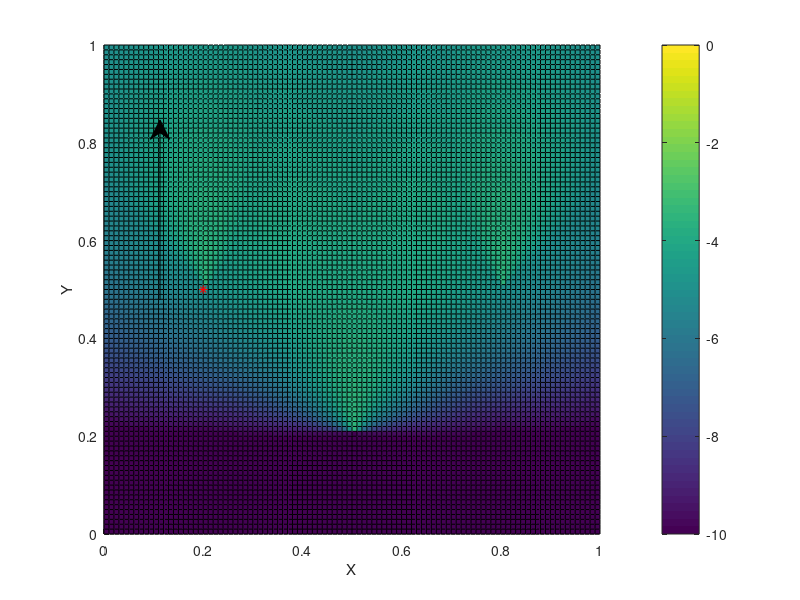

This figure's MATLAB source: (Note: this script raises an error after producing the figure.)
%%--------------------------------------------------------------------------
% short script to simulate sound pressure level trend 
% for given amount of microphones in a room 
% sources are simulated for each x,y and z coordinate in the room 
% Test
%--------------------------------------------------------------------------

clear all;
clc;


%% define number of sources and mic positions
% mic position between 0..1 for x,y and z coordinates 
% all vectors musst be the same size
mic_x = [.2, .5, .8];
mic_y = [.5, .2, .5];
mic_z = [.5, .5, .5];
% mic_direction is seen like this
% - ----> 0°C <---- +
mic_direction = [45, 0, -45];


roomscale = 1;
gridscale = 0.01;
Z_cs = 1 * 100;

arrow_x = [.2 .2; .45 .45; .8 .8];
arrow_y = [.5 .8; .2 .5; .5 .8];


%% meshgrid to simulate source positions
%  radius will be referenced to the mid radius of the room r(0.5,0.5,0.5)
%  SPL is simulated for each microphone seperatley 
[X,Y,Z] = meshgrid(0:gridscale:1 * roomscale);
SPL = X;
n_db = X;
niere = X;
SPL(:,:,:) = -100;
n_db(:,:,:) = -100;
niere(:,:,:) =  -100;
for Z_cs = 1:10:Z_cs 
    for n = 1:length(mic_x)
        dx = X - mic_x(n);  
        dy = Y - mic_y(n);
        dz = Z - mic_z(n);
        %dx_rot = dx .* cosd(mic_direction(n)) - dy .* sind(mic_direction(n));
        %dy_rot = dx .* sind(mic_direction(n)) - dy .* cosd(mic_direction(n));
        r_source = sqrt(dx.^2 + dy.^2 + dz.^2) + 1;
        alpha = acosd(dy ./ sqrt(dx.^2 + dy.^2) );%+ mic_direction(n);
        for col = 1:length(X)
            for row = 1:length(X)
                n_db(row,col,Z_cs) = 20*log10((1 + cosd(alpha(row,col,Z_cs)))/2);
            end
        end
        niere = max(n_db,niere);
        %surf(X(:,:,Z_cs),Y(:,:,Z_cs),niere(:,:,Z_cs));
        S = -20*log10(r_source);
        % / (sqrt(3)/2)
        SPL = max(SPL,S);
        SPL_neu = SPL + niere;
    end    
    temp = figure(Z_cs)
    surf(X(:,:,Z_cs),Y(:,:,Z_cs),SPL_neu(:,:,Z_cs));
    xlabel('X')
    ylabel('Y')
    caxis([-10 0])
    view(2)
    colorbar
    for n = 1:length(mic_x)
        hold on 
        plot(mic_x(n),mic_y(n) ,'r*')
        arrow = annotation('arrow',arrow_x(n,1:end), arrow_y(n,1:end));
        arrow.Color = 'red';
        arrow.LineWidth = 0.85; 
    end
% for exporting the plots storage path has to be changed
     title(['SPL trend for Z - level ' num2str(Z_cs)])
%     print(temp, '-djpeg' , ['/Users/simonwindtner/Documents/ET-TI/SMA/Ensemble/'...
%                      'Z' num2str(Z_cs)]);
end
